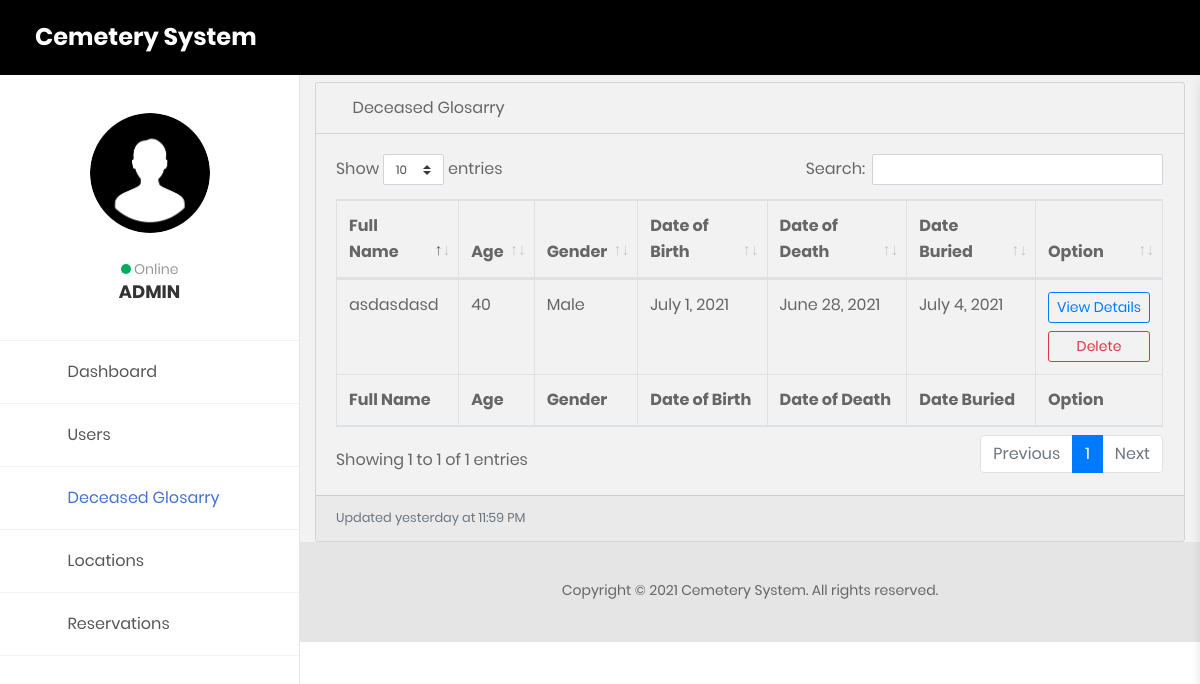
The app's page /admin/deceasedGlosarry.php (signed in) with its own data.
### tables this page shows
CREATE TABLE `deceased_details` (
  `deceased_id` int(11) NOT NULL,
  `user_id` text NOT NULL,
  `reserve_id` text NOT NULL,
  `loc_id` text NOT NULL,
  `full_name` text NOT NULL,
  `age` text NOT NULL,
  `gender` text NOT NULL,
  `date_of_birth` datetime NOT NULL,
  `date_of_death` datetime NOT NULL,
  `date_buried` datetime NOT NULL,
  `block` text NOT NULL,
  `number` text NOT NULL
);

### admin/deceasedGlosarry.php (the view, shortened to what this page needs)
<?php
  include('../functions/functions.php');
?>
<!DOCTYPE html>
<html lang="en">
<head>
    <link href="css/font-face.css" rel="stylesheet" media="all">
    <link href="vendor/font-awesome-4.7/css/font-awesome.min.css" rel="stylesheet" media="all">
    <link href="vendor/font-awesome-5/css/fontawesome-all.min.css" rel="stylesheet" media="all">
    <link href="vendor/mdi-font/css/material-design-iconic-font.min.css" rel="stylesheet" media="all">
    <link href="vendor/bootstrap-4.1/bootstrap.min.css" rel="stylesheet" media="all">
    <link href="vendor/animsition/animsition.min.css" rel="stylesheet" media="all">
    <link href="vendor/bootstrap-progressbar/bootstrap-progressbar-3.3.4.min.css" rel="stylesheet" media="all">
    <link href="vendor/wow/animate.css" rel="stylesheet" media="all">
    <link href="vendor/css-hamburgers/hamburgers.min.css" rel="stylesheet" media="all">
    <link href="vendor/slick/slick.css" rel="stylesheet" media="all">
    <link href="vendor/select2/select2.min.css" rel="stylesheet" media="all">
    <link href="vendor/perfect-scrollbar/perfect-scrollbar.css" rel="stylesheet" media="all">
    <link href="vendor/vector-map/jqvmap.min.css" rel="stylesheet" media="all">
    <link href="css/theme.css" rel="stylesheet" media="all">
    <link href="css/badge2.css" rel="stylesheet" media="all">
    <link href="css/spanbadge.css" rel="stylesheet" media="all">
    <link href="../assets/vendor/datatables/dataTables.bootstrap4.css" rel="stylesheet">
</head>
<body class="animsition">
    <div class="page-wrapper">
         <aside class="menu-sidebar2">
            <div class="logo" style="background: black;">
                <a href="adminPanel.php">
                     <h3 class="name text-white">Cemetery System</h3>
                </a>
            </div>
            <div class="menu-sidebar2__content js-scrollbar1">
                <div class="account2">
                    <div class="image img-cir img-120">
                        <?php if($_SESSION['user']['photo'] != ""): ?>
                            <img src="../assets/images/<?php echo $_SESSION['user']['photo']; ?>"/>
                        <?php else: ?>
                            <img src="../assets/images/profile.png"/>
                        <?php endif; ?>
                    </div>
                    <a href="#" style="pointer-events: none;"><span class="dot dot--green"></span> Online</a>
                    <h4>ADMIN</h4>
                </div>
                <nav class="navbar-sidebar2">
                    <ul class="list-unstyled navbar__list">
                        <li>
                            <a href="adminPanel.php">
                            <i class="fas fa-tachometer-alt"></i>Dashboard</a>
                        </li>
                        <li class="has-sub">
                                <a class="js-arrow" href="#">
                                    <i class="fas fa-user-circle"></i>Users
                                    <span class="arrow">
                                        <i class="fas fa-angle-down"></i>
                                    </span>
                                </a>
                        </li>
                        <li class="active">
                            <a href="deceasedGlosarry.php">
                            <i class="fas fa-book"></i>Deceased Glosarry</a>
                        </li>
                        <li>
                            <a href="location.php">
                            <i class="fas fa-map-marker-alt"></i>Locations</a>
                        </li>
                        <li class="has-sub">
                                <a class="js-arrow" href="#">
                                    <i class="fas fa-table"></i>Reservations
                                    <span class="arrow">
                                        <i class="fas fa-angle-down"></i>
                                    </span>
                                </a>
                        </li>
                    </ul>
                </nav>
            </div>
        </aside>
        <div class="page-container2">
             <header class="header-desktop2" style="background: black">
                <div class="section__content section__content--p30">
                    <div class="container-fluid">
                        <div class="header-wrap2">
                            <div class="header-button2">
                                <div class="header-button-item js-item-menu">
                                     <i class="zmdi zmdi-email"></i>
                                </div>
                               <div class="header-button-item mr-0 js-sidebar-btn">
                                    <i class="zmdi zmdi-menu"></i>
                                </div>
                            </div>
                        </div>
                    </div>
                </div>
            </header>
            <section class="statistic" style="margin-top: 25px;">
            <div class="container-fluid" style="background: transparent;">
              <div class="card mb-3" style="background: transparent;">
                    <div class="card-header" style="background: transparent;">
                      <i class="fas fa-book"></i>
                      Deceased Glosarry</div>
                    <div class="card-body" style="background: transparent;">
                      <div class="table-responsive" style="background: transparent;">
                        <?php
                          $query = "SELECT * FROM deceased_details ORDER BY full_name ASC";
                          $result = mysqli_query($db,$query);
                        ?>
                        <table class="table table-bordered" id="dataTable" width="100%" cellspacing="0">
                          <thead>
                            <tr>
                              <th>Full Name</th>
                              <th>Age</th>
                              <th>Gender</th>
                              <th>Date of Birth</th>
                              <th>Date of Death</th>
                              <th>Date Buried</th>
                              <th>Option</th>
                            </tr>
                          </thead>
                          <tfoot>
                            <tr>
                              <th>Full Name</th>
                              <th>Age</th>
                              <th>Gender</th>
                              <th>Date of Birth</th>
                              <th>Date of Death</th>
                              <th>Date Buried</th>
                              <th>Option</th>
                            </tr>
                          </tfoot>
                          <tbody>
                            <?php
                            if($result){
                              while($res = mysqli_fetch_array($result)) {
                                echo "<tr>";
                                  echo "<td>".$res['full_name']."</td>";
                                  echo "<td>".$res['age']."</td>";
                                  echo "<td>".$res['gender']."</td>";
                                  echo "<td>".date('F j, Y',strtotime($res['date_of_birth']))."</td>";
                                  echo "<td>".date('F j, Y',strtotime($res['date_of_death']))."</td>";
                                  echo "<td>".date('F j, Y',strtotime($res['date_buried']))."</td>";
                                  echo "<td>
                                    <a class=\"btn btn-sm btn-outline-primary btn-block\" href=\"deceasedEdit.php?deceased_id=$res[deceased_id]&&reserve_id=$res[reserve_id]&&loc_id=$res[loc_id]&&user_id=$res[user_id]\">View Details</a>
                                     <a class=\"btn btn-sm btn-outline-danger btn-block\" href=\"deceasedDelete.php?deceased_id=$res[deceased_id]&&reserve_id=$res[reserve_id]\&&loc_id=$res[loc_id]&&user_id=$res[user_id]\" onClick=\"return confirm('Are you sure that you want to delete this deceased details?' )\">Delete</a>
                                    </td>";
                                  echo "</tr>";
                              }
                            }?>
                          </tbody>
                        </table>
                      </div>
                    </div>
                    <div class="card-footer small text-muted">Updated yesterday at 11:59 PM</div>
                  </div>
              </div>
            </section>
        </div>
            <footer class="sticky-footer" style="height: 20px;">
              <div class="container my-auto">
                <div class="copyright text-center my-auto">
                  <p style="margin-left: 300px;">Copyright © 2021 Cemetery System. All rights reserved.</p>
                </div>
              </div>
            </footer>
    </div>
</body>
</html>

### records on screen
deceased_details: full_name "asdasdasd", age "40", gender "Male", date_of_birth "July 1, 2021", date_of_death "June 28, 2021", date_buried "July 4, 2021"
